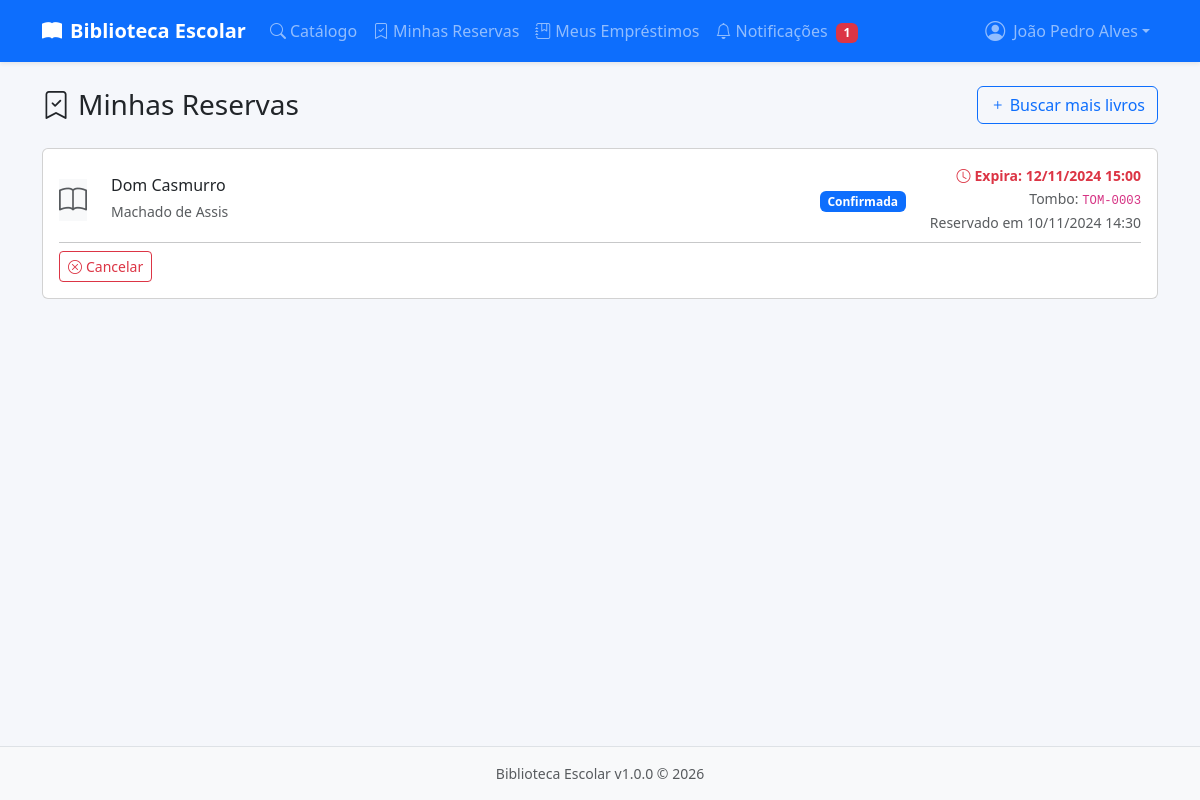
The app's page /public/minhas-reservas.php (signed in) with its own data.
### tables this page shows
CREATE TABLE IF NOT EXISTS `reservas` (
    `id` INT UNSIGNED NOT NULL AUTO_INCREMENT,
    `usuario_id` INT UNSIGNED NOT NULL,
    `obra_id` INT UNSIGNED NOT NULL,
    `exemplar_id` INT UNSIGNED DEFAULT NULL,
    `status` ENUM('pendente','confirmada','na_fila','expirada','cancelada','atendida') NOT NULL DEFAULT 'pendente',
    `posicao_fila` INT UNSIGNED DEFAULT NULL,
    `data_reserva` TIMESTAMP NOT NULL DEFAULT CURRENT_TIMESTAMP,
    `data_confirmacao` TIMESTAMP NULL DEFAULT NULL,
    `data_expiracao` TIMESTAMP NULL DEFAULT NULL,
    `data_atendimento` TIMESTAMP NULL DEFAULT NULL,
    `observacoes` TEXT DEFAULT NULL,
    PRIMARY KEY (`id`),
    KEY `idx_usuario_status` (`usuario_id`, `status`),
    KEY `idx_obra_status` (`obra_id`, `status`),
    KEY `idx_exemplar` (`exemplar_id`),
    CONSTRAINT `fk_reserva_usuario` FOREIGN KEY (`usuario_id`) REFERENCES `usuarios` (`id`) ON DELETE CASCADE,
    CONSTRAINT `fk_reserva_obra` FOREIGN KEY (`obra_id`) REFERENCES `obras` (`id`) ON DELETE CASCADE,
    CONSTRAINT `fk_reserva_exemplar` FOREIGN KEY (`exemplar_id`) REFERENCES `exemplares` (`id`) ON DELETE SET NULL
);

CREATE TABLE IF NOT EXISTS `obras` (
    `id` INT UNSIGNED NOT NULL AUTO_INCREMENT,
    `titulo` VARCHAR(200) NOT NULL,
    `autor` VARCHAR(150) NOT NULL,
    `isbn` VARCHAR(20) DEFAULT NULL,
    `editora` VARCHAR(100) DEFAULT NULL,
    `ano` YEAR DEFAULT NULL,
    `categoria` VARCHAR(80) DEFAULT NULL,
    `sinopse` TEXT DEFAULT NULL,
    `capa` VARCHAR(255) DEFAULT NULL,
    `criado_em` TIMESTAMP NOT NULL DEFAULT CURRENT_TIMESTAMP,
    `atualizado_em` TIMESTAMP NOT NULL DEFAULT CURRENT_TIMESTAMP ON UPDATE CURRENT_TIMESTAMP,
    PRIMARY KEY (`id`),
    KEY `idx_titulo` (`titulo`),
    KEY `idx_autor` (`autor`),
    KEY `idx_categoria` (`categoria`),
    KEY `idx_isbn` (`isbn`)
);

CREATE TABLE IF NOT EXISTS `exemplares` (
    `id` INT UNSIGNED NOT NULL AUTO_INCREMENT,
    `obra_id` INT UNSIGNED NOT NULL,
    `tombo` VARCHAR(30) NOT NULL,
    `status` ENUM('disponivel','emprestado','reservado','manutencao') NOT NULL DEFAULT 'disponivel',
    `localizacao` VARCHAR(80) DEFAULT NULL,
    `observacoes` TEXT DEFAULT NULL,
    `criado_em` TIMESTAMP NOT NULL DEFAULT CURRENT_TIMESTAMP,
    `atualizado_em` TIMESTAMP NOT NULL DEFAULT CURRENT_TIMESTAMP ON UPDATE CURRENT_TIMESTAMP,
    PRIMARY KEY (`id`),
    UNIQUE KEY `uk_tombo` (`tombo`),
    KEY `idx_obra_status` (`obra_id`, `status`),
    CONSTRAINT `fk_exemplar_obra` FOREIGN KEY (`obra_id`) REFERENCES `obras` (`id`) ON DELETE CASCADE
);

### app/helpers/view.php (called while the page is built, shortened)
<?php
function view(string $arquivo, array $dados = []): void {
    extract($dados);
    require VIEWS_PATH . "/{$arquivo}.php";
    require VIEWS_PATH . '/layout.php';
}

### public/minhas-reservas.php (called while the page is built, shortened)
<?php
$db = db();
$stmt = $db->prepare("
    SELECT r.*, o.titulo, o.autor, o.capa, ex.tombo
    FROM reservas r
    JOIN obras o ON o.id = r.obra_id
    LEFT JOIN exemplares ex ON ex.id = r.exemplar_id
    WHERE r.usuario_id = ?
    ORDER BY
        CASE r.status
            WHEN 'confirmada' THEN 1
            WHEN 'pendente' THEN 2
            WHEN 'na_fila' THEN 3
            WHEN 'atendida' THEN 4
            WHEN 'expirada' THEN 5
            WHEN 'cancelada' THEN 6
        END,
        r.data_reserva DESC
");
$stmt->execute([usuario_id()]);
$reservas = $stmt->fetchAll();
view('minhas-reservas', [
    'titulo' => 'Minhas Reservas',
    'reservas' => $reservas,
]);

### views/minhas-reservas.php (the view, shortened to what this page needs)
<?php
$reservas = $reservas ?? [];
?>
<div class="d-flex justify-content-between align-items-center mb-4">
    <h1 class="h3 mb-0"><i class="bi bi-bookmark-check me-2"></i>Minhas Reservas</h1>
    <a href="<?= url('catalogo.php') ?>" class="btn btn-outline-primary">
        <i class="bi bi-plus me-1"></i>Buscar mais livros
    </a>
</div>
<?php if (empty($reservas)): ?>
    <div class="text-center py-5">
        <i class="bi bi-bookmark-x fs-1 text-muted"></i>
        <h4 class="mt-3 text-muted">Nenhuma reserva</h4>
        <p class="text-muted">Você não tem reservas ativas ou no histórico</p>
        <a href="<?= url('catalogo.php') ?>" class="btn btn-primary">Explorar catálogo</a>
    </div>
<?php else: ?>
    <div class="row g-3">
        <?php foreach ($reservas as $r): ?>
            <div class="col-12">
                <div class="card">
                    <div class="card-body">
                        <div class="row align-items-center">
                            <div class="col-auto">
                                <?php if ($r['capa']): ?>
                                    <img src="/biblioteca/uploads/capas/<?= e($r['capa']) ?>" alt="" class="book-cover-sm">
                                <?php else: ?>
                                    <div class="book-cover-sm d-flex align-items-center justify-content-center bg-light">
                                        <i class="bi bi-book fs-3 text-muted"></i>
                                    </div>
                                <?php endif; ?>
                            </div>
                            <div class="col">
                                <h6 class="mb-1">
                                    <a href="<?= url('livro.php') ?>?id=<?= $r['obra_id'] ?>" class="text-decoration-none text-dark">
                                        <?= e($r['titulo']) ?>
                                    </a>
                                </h6>
                                <small class="text-muted"><?= e($r['autor']) ?></small>
                            </div>
                            <div class="col-auto">
                                <?= status_badge($r['status']) ?>
                            </div>
                            <div class="col-auto">
                                <div class="text-end">
                                    <?php if ($r['status'] === 'confirmada'): ?>
                                        <div class="text-danger small fw-semibold">
                                            <i class="bi bi-clock me-1"></i>Expira: <?= $r['data_expiracao'] ? format_datetime($r['data_expiracao']) : '-' ?>
                                        </div>
                                        <?php if ($r['tombo']): ?>
                                            <small class="text-muted">Tombo: <code><?= e($r['tombo']) ?></code></small>
                                        <?php endif; ?>
                                    <?php elseif ($r['status'] === 'na_fila'): ?>
                                        <div class="text-info small fw-semibold">
                                            <i class="bi bi-people me-1"></i>Posição: #<?= $r['posicao_fila'] ?>
                                        </div>
                                    <?php elseif ($r['status'] === 'pendente'): ?>
                                        <small class="text-muted">Aguardando confirmação</small>
                                    <?php elseif ($r['status'] === 'expirada'): ?>
                                        <small class="text-muted">Reserva expirada em <?= $r['data_expiracao'] ? format_datetime($r['data_expiracao']) : '-' ?></small>
                                    <?php endif; ?>
                                    <br>
                                    <small class="text-muted">Reservado em <?= format_datetime($r['data_reserva']) ?></small>
                                </div>
                            </div>
                        </div>
                        <?php if ($r['status'] === 'confirmada' || $r['status'] === 'na_fila' || $r['status'] === 'pendente'): ?>
                            <hr class="my-2">
                            <form method="post" action="<?= url('cancelar-reserva.php') ?>" class="d-inline" onsubmit="return confirm('Cancelar esta reserva?')">
                                <button type="submit" class="btn btn-sm btn-outline-danger">
                                    <i class="bi bi-x-circle me-1"></i>Cancelar
                                </button>
                            </form>
                        <?php endif; ?>
                    </div>
                </div>
            </div>
        <?php endforeach; ?>
    </div>
<?php endif; ?>

### app/helpers/functions.php (shortened to what this page needs)
<?php
function e(string $value): string {
    return htmlspecialchars($value, ENT_QUOTES, 'UTF-8');
}
function url(string $caminho = ''): string {
    $base = rtrim(APP_URL, '/');
    return $base . '/' . ltrim($caminho, '/');
}
function format_datetime(?string $datetime, string $format = 'd/m/Y H:i'): string {
    try {
        return (new DateTime($datetime))->format($format);
    } catch (Exception) {
        return '-';
    }
}
function status_badge(string $status): string {
    $classes = [
        'disponivel' => 'bg-success',
        'emprestado' => 'bg-danger',
        'reservado' => 'bg-warning text-dark',
        'manutencao' => 'bg-secondary',
        'pendente' => 'bg-info',
        'confirmada' => 'bg-primary',
        'na_fila' => 'bg-warning text-dark',
        'expirada' => 'bg-secondary',
        'cancelada' => 'bg-dark',
        'atendida' => 'bg-success',
    ];
    $labels = [
        'disponivel' => 'Disponível',
        'emprestado' => 'Emprestado',
        'reservado' => 'Reservado',
        'manutencao' => 'Manutenção',
        'pendente' => 'Pendente',
        'confirmada' => 'Confirmada',
        'na_fila' => 'Na fila',
        'expirada' => 'Expirada',
        'cancelada' => 'Cancelada',
        'atendida' => 'Atendida',
    ];
    $class = $classes[$status] ?? 'bg-secondary';
    $label = $labels[$status] ?? ucfirst($status);
    return "<span class=\"badge $class\">$label</span>";
}

### public/assets/css/style.css (style rules this page uses)
:root { --be-primary: #0d6efd; --be-bg: #f5f7fb; }
body { background-color: var(--be-bg); min-height: 100vh; display: flex; flex-direction: column; }
.badge { font-size: .75rem; font-weight: 600; }

### records on screen
reservas: obra.titulo "Dom Casmurro", obra.autor "Machado de Assis", status "Confirmada", data_expiracao "12/11/2024 15:00", exemplar.tombo "TOM-0003", data_reserva "10/11/2024 14:30"

### other values on screen
APP_NAME "Biblioteca Escolar"
$nao_lidas "1"
usuario_logado()['nome'] "João Pedro Alves"
APP_VERSION "1.0.0"
